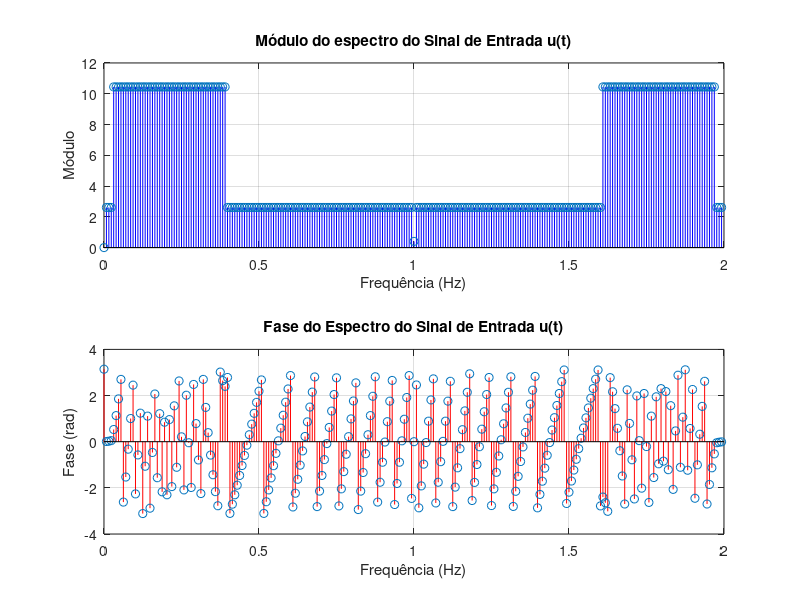

Reproduce this figure in MATLAB.
% Carregar os dados do arquivo
data = load('trabalho4-2023-1.mat');
u = data.u;
t = data.t;

% Frequência de amostragem (fs) e período de amostragem (T)
fs = 2; % Hz
T = 1 / fs;

% Calcula o espectro do sinal de entrada u(t) usando a FFT
U = fft(u);

% Vetor de frequências para o eixo x
frequencies = (0:length(U) - 1) * (fs / length(U));

% Módulo do espectro do sinal de entrada
modulo_U = abs(U);

% Fase do espectro do sinal de entrada
fase_U = angle(U);

% Cores para os plots
cor_modulo = 'b'; % Azul
cor_fase = 'r';   % Vermelho

% Plot do espectro do sinal de entrada (módulo e fase)
figure;

% Plot do módulo do espectro
subplot(2, 1, 1);
stem(frequencies, modulo_U, 'Color', cor_modulo);
xlabel('Frequência (Hz)');
ylabel('Módulo');
title('Módulo do espectro do Sinal de Entrada u(t)');
grid on;

% Plot da fase do espectro
subplot(2, 1, 2);
stem(frequencies, fase_U, 'Color', cor_fase);
xlabel('Frequência (Hz)');
ylabel('Fase (rad)');
title('Fase do Espectro do Sinal de Entrada u(t)');
grid on;
